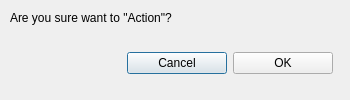
<?xml version="1.0" encoding="UTF-8"?>
<ui version="4.0">
 <class>Dialog</class>
 <widget class="QDialog" name="Dialog">
  <property name="geometry">
   <rect>
    <x>0</x>
    <y>0</y>
    <width>350</width>
    <height>100</height>
   </rect>
  </property>
  <property name="sizePolicy">
   <sizepolicy hsizetype="Fixed" vsizetype="Fixed">
    <horstretch>0</horstretch>
    <verstretch>0</verstretch>
   </sizepolicy>
  </property>
  <property name="minimumSize">
   <size>
    <width>350</width>
    <height>100</height>
   </size>
  </property>
  <property name="maximumSize">
   <size>
    <width>350</width>
    <height>100</height>
   </size>
  </property>
  <property name="windowTitle">
   <string>Dialog</string>
  </property>
  <widget class="QWidget" name="">
   <property name="geometry">
    <rect>
     <x>10</x>
     <y>10</y>
     <width>323</width>
     <height>87</height>
    </rect>
   </property>
   <layout class="QVBoxLayout" name="verticalLayout">
    <item>
     <widget class="QLabel" name="label">
      <property name="minimumSize">
       <size>
        <width>321</width>
        <height>16</height>
       </size>
      </property>
      <property name="text">
       <string>Are you sure want to &quot;Action&quot;?</string>
      </property>
     </widget>
    </item>
    <item>
     <layout class="QHBoxLayout" name="horizontalLayout">
      <property name="topMargin">
       <number>20</number>
      </property>
      <item>
       <spacer name="horizontalSpacer">
        <property name="orientation">
         <enum>Qt::Horizontal</enum>
        </property>
        <property name="sizeHint" stdset="0">
         <size>
          <width>40</width>
          <height>20</height>
         </size>
        </property>
       </spacer>
      </item>
      <item>
       <widget class="QPushButton" name="cancel_button">
        <property name="sizePolicy">
         <sizepolicy hsizetype="Fixed" vsizetype="Fixed">
          <horstretch>0</horstretch>
          <verstretch>0</verstretch>
         </sizepolicy>
        </property>
        <property name="minimumSize">
         <size>
          <width>100</width>
          <height>0</height>
         </size>
        </property>
        <property name="text">
         <string>Cancel</string>
        </property>
       </widget>
      </item>
      <item>
       <widget class="QPushButton" name="ok_button">
        <property name="sizePolicy">
         <sizepolicy hsizetype="Fixed" vsizetype="Fixed">
          <horstretch>0</horstretch>
          <verstretch>0</verstretch>
         </sizepolicy>
        </property>
        <property name="minimumSize">
         <size>
          <width>100</width>
          <height>0</height>
         </size>
        </property>
        <property name="text">
         <string>OK</string>
        </property>
       </widget>
      </item>
     </layout>
    </item>
    <item>
     <spacer name="verticalSpacer">
      <property name="orientation">
       <enum>Qt::Vertical</enum>
      </property>
      <property name="sizeHint" stdset="0">
       <size>
        <width>20</width>
        <height>40</height>
       </size>
      </property>
     </spacer>
    </item>
   </layout>
  </widget>
 </widget>
 <resources/>
 <connections/>
</ui>
